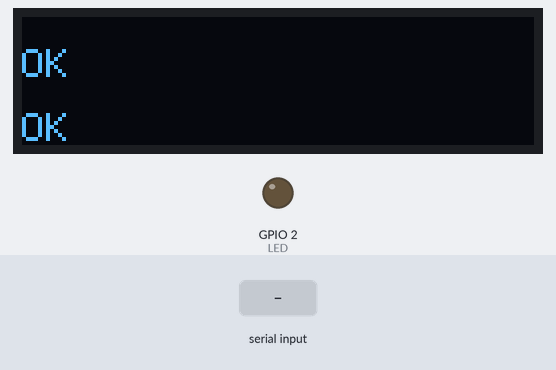
The sketch below on a simulated ESP32. Shown: 128×32 one-colour display, output pins drawn as LEDs (lit = HIGH). The inputs (shaded band) are chosen by the test bench. The modem accepts every AT command (registered, SIM ready, sends succeed) and sends nothing else; what the sketch prints to the serial monitor is not drawn.

Above: at 3.7 s.
3.8 s: "H" received over the second serial link
6.8 s: "L" received over the second serial link
At 9.3 s:
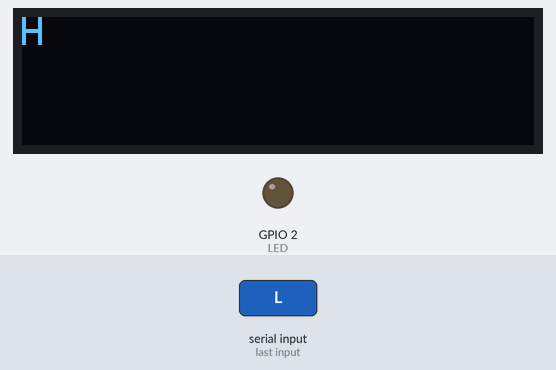
9.6 s: "1" received over the second serial link
At 12.2 s:
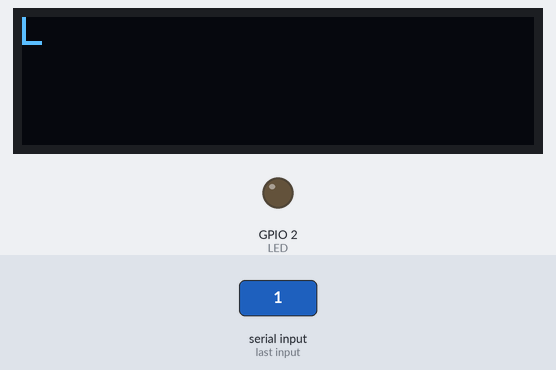
At 15.0 s:
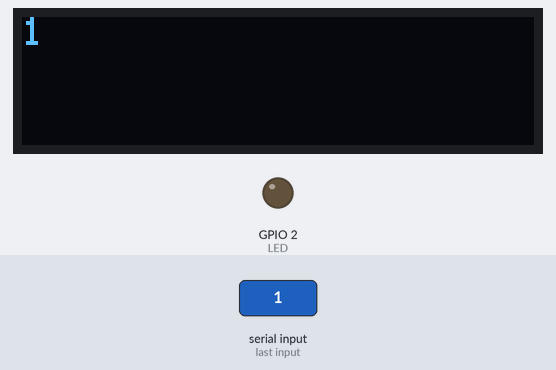
Timing chart, 0 to 16.5 s (numbered marks = the images above; inputs shaded):
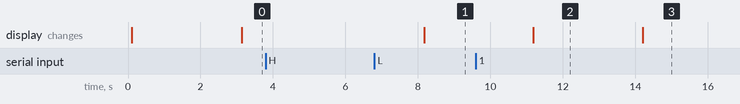

The sketch:

005_ESP32_R896_LCD.ino
```cpp
/*
 * This ESP32 code is created by esp32io.com
 *
 * This ESP32 code is released in the public domain
 *
 * For more detail (instruction and wiring diagram), visit https://esp32io.com/tutorials/esp32-oled
 //https://esp32io.com/tutorials/esp32-oled
  https://reyax.com/products/rylr896/
 */

 /*
 работает для ESP и 0,91" OLED дисплеем
 003 сделал функцию кторая выводит на дисплей- работает
 005 то что принимает от лоры выводится в ком порт и на дисплей
 пример того что выводится на ком и на дисплей
+RCV=55,1,L,-46,41
+RCV=55,1,H,-48,39

 если приходит H built LED включается
 если приходит L built LED выключается
 */


/*
Лог обмена с модулем
AT
+OK
AT+MODE?
+MODE=0
AT+IPR?
+IPR=115200
AT+PARAMETER?
+PARAMETER=12,7,1,4
AT+BAND?
+BAND=915000000
AT+ADDRESS?
+ADDRESS=0
AT+NETWORKID?
+NETWORKID=0
AT+CPIN?
+CPIN=00000000000000000000000000000000
AT+CRFOP?
+CRFOP=15
AT+SEND?
+SEND=0,8,FUCKfuck
AT+VER?
+VER=RYLR89C_V1.2.4
AT+UID?
+ERR=4
*/
/*
лог записан через termite(включен Append CR+LF)
В проге Terminal 1.9b нужно в конце добавлять $0D$0A (AT$0D$0A)
***послать HELLO с настройками по умолчанию :
AT+SEND=0,5,HELLO
должно вернутся;
+OK
***в терминале получателя должно появится
+RCV=0,5,HELLO,-49,36
*/
/*
https://hackaday.io/project/181137-review-013-reyax-rylr896-lora-transceiver-module
https://www.youtube.com/watch?v=jnvik7sUosw&t=7s
https://github.com/akarsh98/LRM/blob/master/STAGE1.ino
https://arduino-forth.com/article/composants_LoraREYAX

https://create.arduino.cc/projecthub/mdraber/how-to-use-rylr998-lora-module-with-arduino-020ac4?ref=user&ref_id=1474727&offset=10
https://www.youtube.com/watch?v=LiWlPERp1ec


*/

#include <Wire.h>
#include <Adafruit_GFX.h>
#include <Adafruit_SSD1306.h>
#define RXD2 16
#define TXD2 17

#define SCREEN_WIDTH 128 // OLED width,  in pixels
#define SCREEN_HEIGHT 32 // OLED height, in pixels

#define LED       2   //D4
// create an OLED display object connected to I2C
Adafruit_SSD1306 oled(SCREEN_WIDTH, SCREEN_HEIGHT, &Wire, -1);


String  incomingstring;

/*********************************SETUP****************************************/
void setup() {

  pinMode(2,OUTPUT);
// Note the format for setting a serial port is as follows: Serial2.begin(baud-rate, protocol, RX pin, TX pin);
  Serial.begin(115200);
  //Serial1.begin(9600, SERIAL_8N1, RXD2, TXD2);
  Serial2.begin(115200, SERIAL_8N1, RXD2, TXD2);
  Serial.println("Serial Txd is on pin: "+String(TX));
  Serial.println("Serial Rxd is on pin: "+String(RX));

  Serial2.print("AT\r\n");   //общаемся с молулем,посылаем команду AT
  delay(100);
  Serial.print(char(Serial2.read()));

  //посылаем тестовое сообщение в эфир
   Serial2.print("AT+SEND=0,8,ArduHelo\r\n");   //send "HELLO" to address 0("5" bytes)

  // initialize OLED display with I2C address 0x3C
  if (!oled.begin(SSD1306_SWITCHCAPVCC, 0x3C)) {
    Serial.println(F("failed to start SSD1306 OLED"));
    while (1);
  }//end setup

}
void LCDShowText( String  mes1,
                  String  mes2,
                  String  mes3);

/************************************LOOP*************************************/
void loop() {

  //то что пришло от лоры посылаем в компорт и наоборот.
  //то что пришло с компорт посылаем лоре.
 //while (Serial2.available()) {
 //   Serial.print(char(Serial2.read()));

   if(Serial2.available()){

     incomingstring= Serial2.readString();
     Serial.print(incomingstring);

   //   oled.print(incomingstring);
   //   oled.display();

      if (incomingstring.indexOf("H") >0) {
       digitalWrite(LED, HIGH);
    }
    else if (incomingstring.indexOf("L") >0) {
      digitalWrite(LED, LOW);
    }
   }
    LCDShowText (incomingstring," "," ");

// }


}//end loop

void LCDShowText( String  mes1,
                  String  mes2,
                  String  mes3){
//на LDC помещается 21 символов в ряд
   delay(2000);                // wait two seconds for initializing
  oled.clearDisplay();         // clear display

  oled.setTextSize(1);         // set text size
  oled.setTextColor(WHITE);    // set text color
  oled.setCursor(0, 0);        // set position to display
  oled.println(mes1);          // set text

  oled.setTextSize(1);         // set text size
  oled.setTextColor(WHITE);    // set text color
  oled.setCursor(0, 12);       // set position to display
  oled.println(mes2);           // set text

  oled.setTextSize(1);         // set text size
  oled.setTextColor(WHITE);    // set text color
  oled.setCursor(0, 24);       // set position to display
  oled.println(mes3);           // set text

  oled.display();              // display on OLED
 }
```

Measured:
- after the input at 3.8 s, every drawn part: stays the same
- after the input at 9.6 s, the display: first differs from a run without the input after 4.6 s (image 3)
- what the display in image 2 shows lasts 3.0 s, from 11.2 s to 14.2 s
